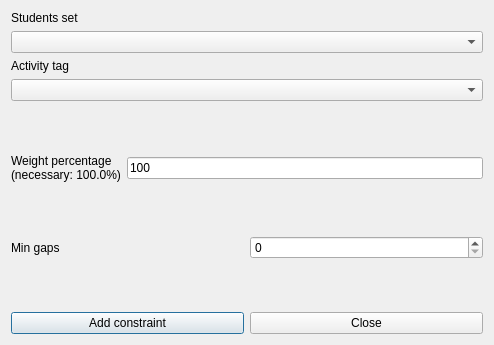
<?xml version="1.0" encoding="UTF-8"?>
<ui version="4.0">
 <class>AddConstraintStudentsSetMinGapsBetweenActivityTagBetweenMorningAndAfternoonForm_template</class>
 <widget class="QDialog" name="AddConstraintStudentsSetMinGapsBetweenActivityTagBetweenMorningAndAfternoonForm_template">
  <property name="geometry">
   <rect>
    <x>0</x>
    <y>0</y>
    <width>494</width>
    <height>345</height>
   </rect>
  </property>
  <property name="windowTitle">
   <string extracomment="This is the title of the dialog to add a new constraint of this type">Add students set min gaps between activity tag between morning and afternoon</string>
  </property>
  <layout class="QVBoxLayout" name="verticalLayout_2">
   <item>
    <layout class="QVBoxLayout" name="verticalLayout">
     <item>
      <widget class="QLabel" name="studentsTextLabel">
       <property name="frameShape">
        <enum>QFrame::NoFrame</enum>
       </property>
       <property name="frameShadow">
        <enum>QFrame::Plain</enum>
       </property>
       <property name="text">
        <string>Students set</string>
       </property>
       <property name="wordWrap">
        <bool>false</bool>
       </property>
      </widget>
     </item>
     <item>
      <widget class="QComboBox" name="studentsComboBox">
       <property name="editable">
        <bool>false</bool>
       </property>
       <property name="insertPolicy">
        <enum>QComboBox::NoInsert</enum>
       </property>
       <property name="duplicatesEnabled">
        <bool>false</bool>
       </property>
      </widget>
     </item>
     <item>
      <widget class="QLabel" name="activityTagTextLabel">
       <property name="frameShape">
        <enum>QFrame::NoFrame</enum>
       </property>
       <property name="frameShadow">
        <enum>QFrame::Plain</enum>
       </property>
       <property name="text">
        <string>Activity tag</string>
       </property>
       <property name="wordWrap">
        <bool>false</bool>
       </property>
      </widget>
     </item>
     <item>
      <widget class="QComboBox" name="activityTagComboBox">
       <property name="editable">
        <bool>false</bool>
       </property>
       <property name="insertPolicy">
        <enum>QComboBox::NoInsert</enum>
       </property>
       <property name="duplicatesEnabled">
        <bool>false</bool>
       </property>
      </widget>
     </item>
    </layout>
   </item>
   <item>
    <spacer name="spacer1">
     <property name="orientation">
      <enum>Qt::Vertical</enum>
     </property>
     <property name="sizeType">
      <enum>QSizePolicy::Expanding</enum>
     </property>
     <property name="sizeHint" stdset="0">
      <size>
       <width>20</width>
       <height>31</height>
      </size>
     </property>
    </spacer>
   </item>
   <item>
    <layout class="QHBoxLayout" name="horizontalLayout">
     <item>
      <widget class="QLabel" name="weightTextLabel">
       <property name="frameShape">
        <enum>QFrame::NoFrame</enum>
       </property>
       <property name="frameShadow">
        <enum>QFrame::Plain</enum>
       </property>
       <property name="text">
        <string>Weight percentage
(necessary: 100.0%)</string>
       </property>
       <property name="wordWrap">
        <bool>false</bool>
       </property>
      </widget>
     </item>
     <item>
      <widget class="QLineEdit" name="weightLineEdit">
       <property name="text">
        <string notr="true">100</string>
       </property>
      </widget>
     </item>
    </layout>
   </item>
   <item>
    <spacer name="spacer1_2">
     <property name="orientation">
      <enum>Qt::Vertical</enum>
     </property>
     <property name="sizeType">
      <enum>QSizePolicy::Expanding</enum>
     </property>
     <property name="sizeHint" stdset="0">
      <size>
       <width>20</width>
       <height>18</height>
      </size>
     </property>
    </spacer>
   </item>
   <item>
    <layout class="QHBoxLayout" name="horizontalLayout_2">
     <item>
      <widget class="QLabel" name="minGapsTextLabel">
       <property name="frameShape">
        <enum>QFrame::NoFrame</enum>
       </property>
       <property name="frameShadow">
        <enum>QFrame::Plain</enum>
       </property>
       <property name="text">
        <string>Min gaps</string>
       </property>
       <property name="wordWrap">
        <bool>false</bool>
       </property>
      </widget>
     </item>
     <item>
      <widget class="QSpinBox" name="minGapsSpinBox"/>
     </item>
    </layout>
   </item>
   <item>
    <spacer name="spacer1_3">
     <property name="orientation">
      <enum>Qt::Vertical</enum>
     </property>
     <property name="sizeType">
      <enum>QSizePolicy::Expanding</enum>
     </property>
     <property name="sizeHint" stdset="0">
      <size>
       <width>20</width>
       <height>16</height>
      </size>
     </property>
    </spacer>
   </item>
   <item>
    <layout class="QHBoxLayout">
     <item>
      <widget class="QPushButton" name="addConstraintPushButton">
       <property name="text">
        <string>Add constraint</string>
       </property>
      </widget>
     </item>
     <item>
      <widget class="QPushButton" name="closePushButton">
       <property name="text">
        <string>Close</string>
       </property>
      </widget>
     </item>
    </layout>
   </item>
  </layout>
 </widget>
 <layoutdefault spacing="6" margin="11"/>
 <resources/>
 <connections/>
</ui>
